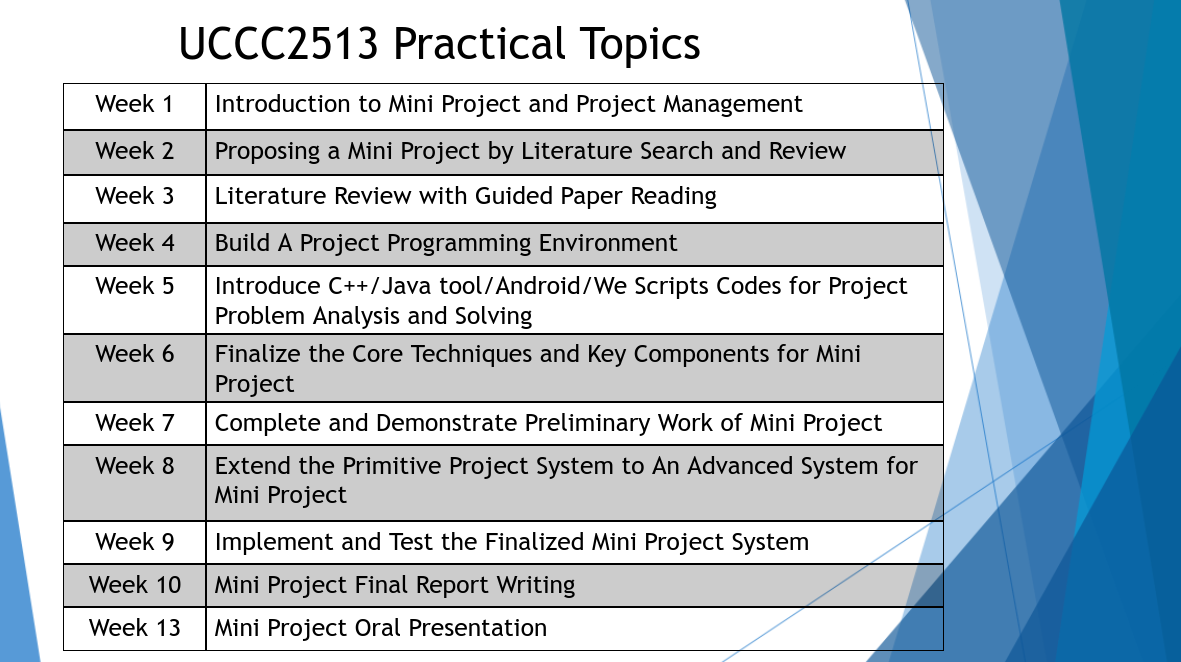
#> input picture sylybus.png, 1181 x 662 px
$ python -i 'Color Segmentation.py'   (imports and definitions only)
#> lines starting #> are read from the running program, lines starting #| are printed output that depends on the picture; after the words box and inside, x2 and y2 are one past the last pixel; in counts of white or black regions, pixels touching at a corner belong together
#> further down, picture is the input picture: shape (662, 1181, 3); mean B, G, R 205.6, 195.3, 180
#!/usr/bin/env python
# coding: utf-8

# #### This file is combination of red,blue and yellow segmentation functions to ease the import into shape detection

# In[ ]:


import cv2
import numpy as np
import matplotlib.pyplot as plt


# In[ ]:


# Function to load an image and convert it from BGR to RGB
# [5 lines left out: function load_image, not called in this run]

# Function to apply Gaussian Blur for noise reduction (using granular 3x3 kernel)
def apply_gaussian_blur(image, kernel_size=(3, 3)):
    return cv2.GaussianBlur(image, kernel_size, 0)

# Function to generate a normalized Red difference map using HSV color space
# [268 lines left out: functions get_red_diff_map, adaptive_color_threshold, clean_morphology, extract_and_mask, segment_red, remove_small_components and 3 more, not called in this run]


# In[ ]:


# Enhance dark images using CLAHE
def clean_dark_image(
    image,
    brightness_threshold=140,
    clahe_clip_limit=2.0,
    clahe_grid_size=(8, 8)
):
#> called with brightness_threshold = 140, clahe_clip_limit = 2, clahe_grid_size = (8, 8)
    cleaned_image = image.copy()

    hsv_image = cv2.cvtColor(cleaned_image, cv2.COLOR_BGR2HSV)
#> hsv_image: shape (662, 1181, 3); mean H, S, V 21.5, 36.4, 205.6
    h_channel, s_channel, v_channel = cv2.split(hsv_image)
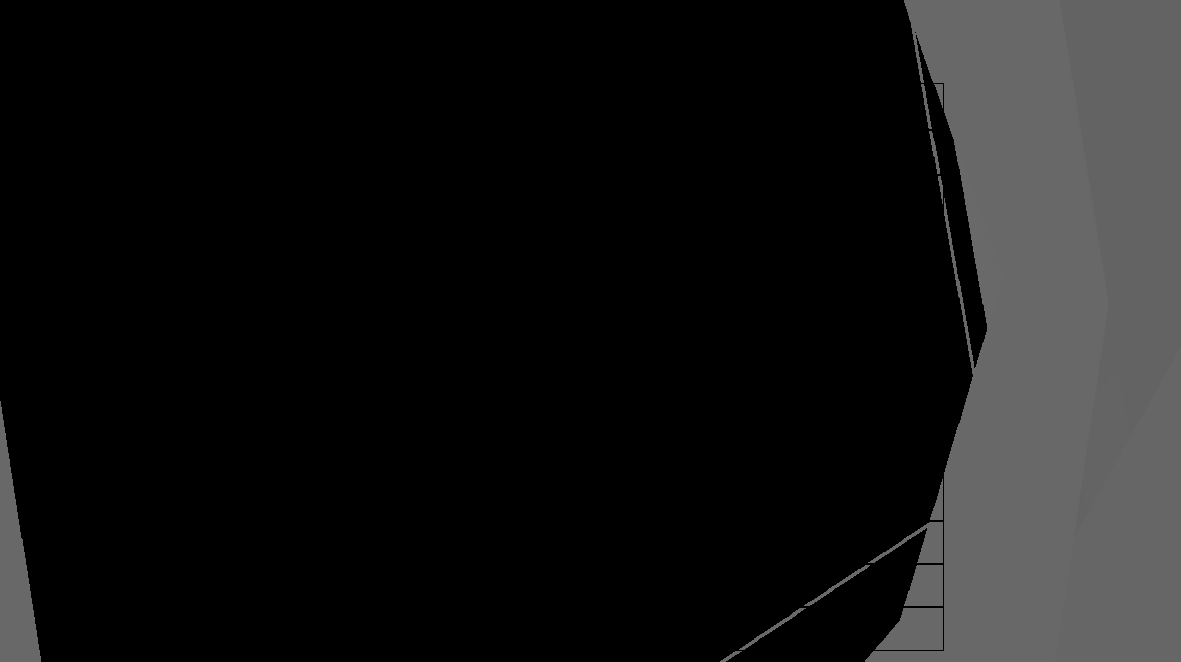
#> h_channel: shape (662, 1181); min 0, max 120, mean 21.5
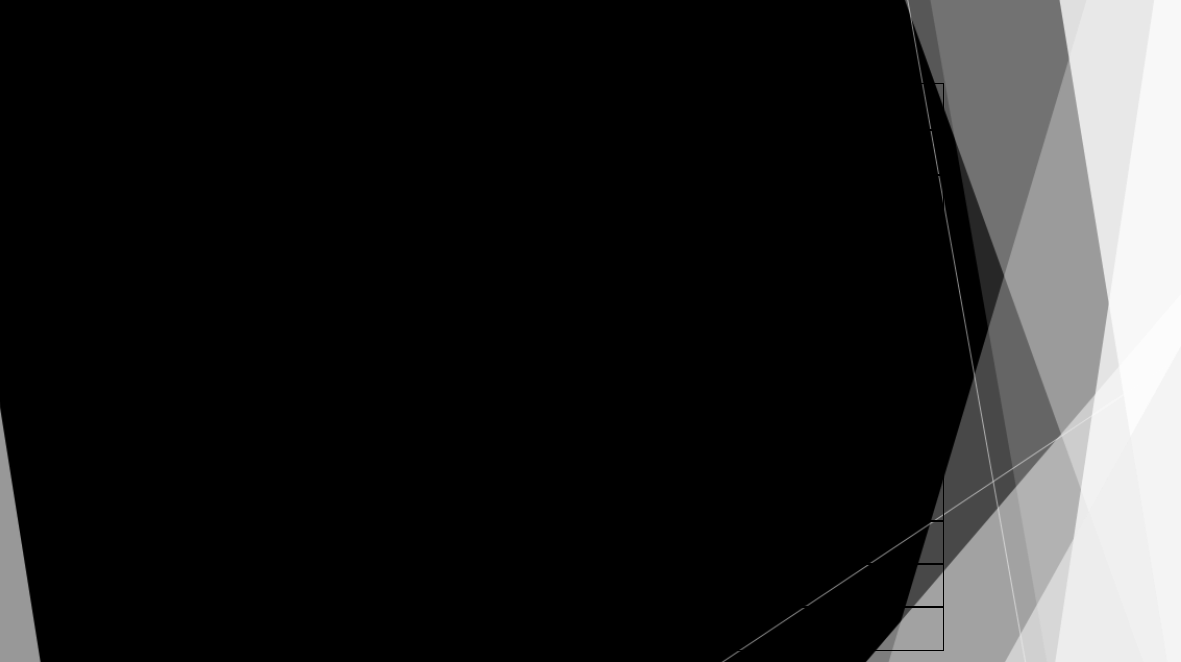
#> s_channel: shape (662, 1181); min 0, max 253, mean 36.4
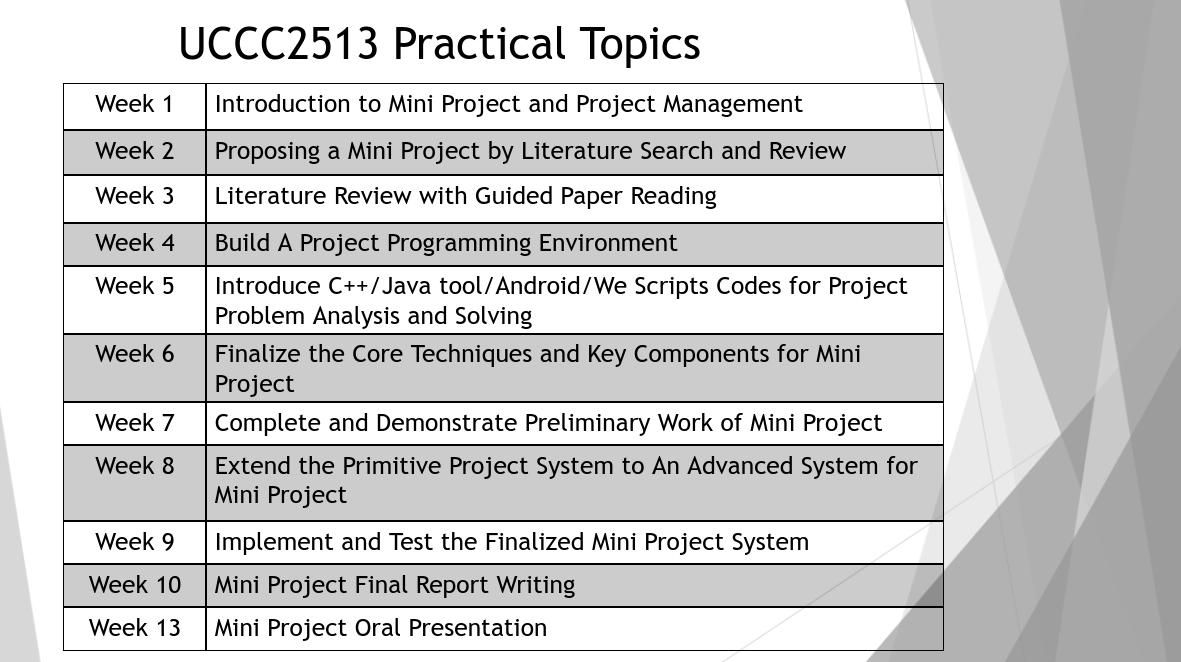
#> v_channel: shape (662, 1181); min 0, max 255, mean 205.6

    height, width = v_channel.shape
#> height = 662; width = 1181

    # Check the brightness near the image centre
    centre_region = v_channel[
        height // 4: 3 * height // 4,
        width // 4: 3 * width // 4
    ]
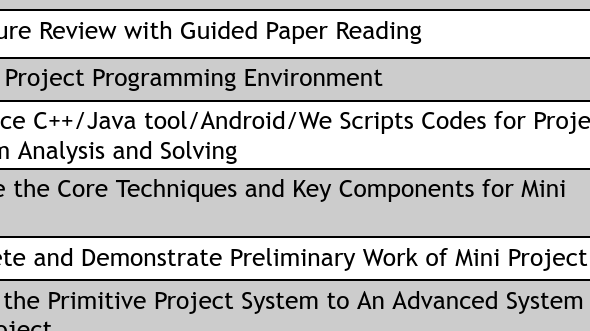
#> centre_region: shape (331, 590); min 0, max 255, mean 200.3

    mean_brightness = float(np.mean(centre_region))
#> mean_brightness = 200.3

    # Enhance dark images using CLAHE
    if mean_brightness < brightness_threshold:
        clahe = cv2.createCLAHE(
            clipLimit=clahe_clip_limit,
            tileGridSize=clahe_grid_size
        )

        enhanced_v = clahe.apply(v_channel)
        enhanced_hsv = cv2.merge(
            (h_channel, s_channel, enhanced_v)
        )

        cleaned_image = cv2.cvtColor(
            enhanced_hsv,
            cv2.COLOR_HSV2BGR
        )

    return cleaned_image


# Set a valid block size for adaptive thresholding
def get_valid_block_size(
    image,
    preferred_size=51
):
    block_size = min(
        preferred_size,
        min(image.shape[:2])
    )

    if block_size % 2 == 0:
        block_size -= 1

    if block_size < 3:
        raise ValueError(
            "The image is too small for adaptive thresholding."
        )

    return block_size


# Create the combined yellow mask
def create_combined_threshold(
    cleaned_image,
    lower_yellow=(5, 80, 30),
    upper_yellow=(40, 255, 255),
    adaptive_block_size=51,
    adaptive_c=7
):
#> called with lower_yellow = (5, 80, 30), upper_yellow = (40, 255, 255), adaptive_block_size = 51, adaptive_c = 7
    hsv_image = cv2.cvtColor(
        cleaned_image,
        cv2.COLOR_BGR2HSV
    )

    _, _, v_channel = cv2.split(hsv_image)

    lower_bound = np.array(
        lower_yellow,
        dtype=np.uint8
    )

    upper_bound = np.array(
        upper_yellow,
        dtype=np.uint8
    )

    # Extract yellow pixels using the HSV range
    yellow_mask = cv2.inRange(
        hsv_image,
        lower_bound,
        upper_bound
    )
#> yellow_mask: shape (662, 1181); every value is 0

    block_size = get_valid_block_size(
        v_channel,
        adaptive_block_size
    )
#> block_size = 51

    # Apply adaptive thresholding for uneven lighting
    adaptive_image = cv2.adaptiveThreshold(
        v_channel,
        255,
        cv2.ADAPTIVE_THRESH_GAUSSIAN_C,
        cv2.THRESH_BINARY,
        block_size,
        adaptive_c
    )
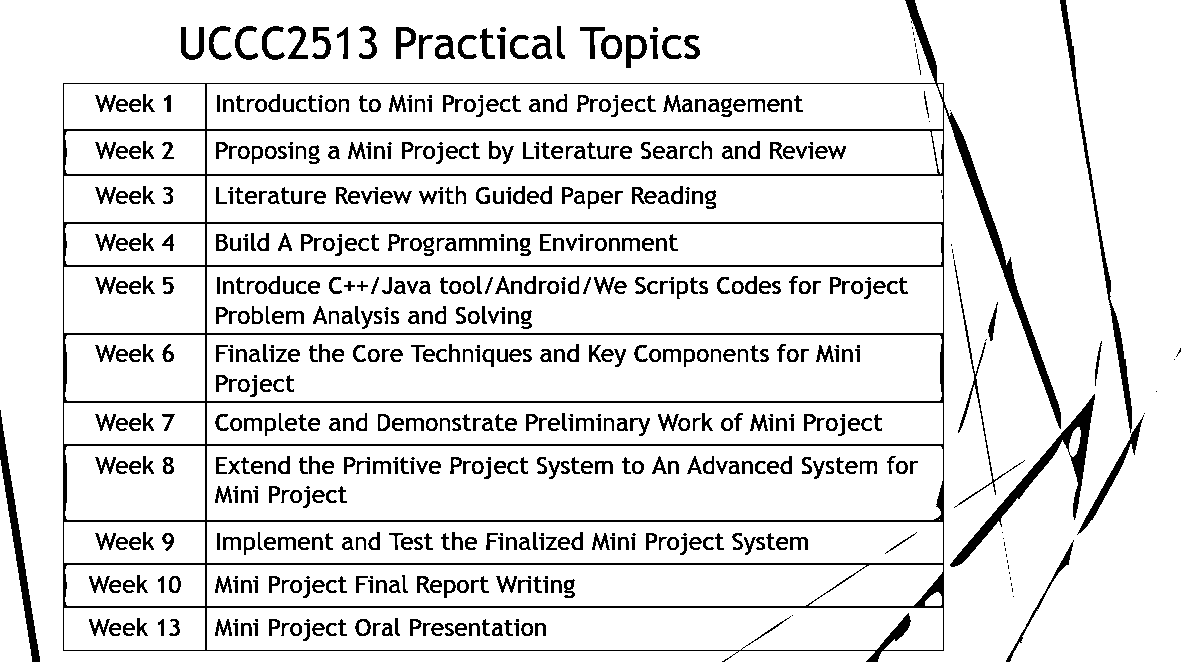
#> adaptive_image: shape (662, 1181); 88.8% white; 691 black regions (87 under 20 px), largest, box (x1, y1, x2, y2) and area: (63, 0, 1061, 662) 26933, (950, 394, 1095, 567) 2706, (1060, 0, 1132, 433) 1877

    # Combine the colour and threshold masks
    combined_threshold = cv2.bitwise_and(
        yellow_mask,
        adaptive_image
    )

    return combined_threshold


# Clean the mask using morphological closing
def apply_morphological_closing(
    combined_threshold,
    kernel_size=(3, 3),
    iterations=1
):
    kernel = cv2.getStructuringElement(
        cv2.MORPH_ELLIPSE,
        kernel_size
    )

    # Connect broken regions and fill small gaps
    morphological_image = cv2.morphologyEx(
        combined_threshold,
        cv2.MORPH_CLOSE,
        kernel,
        iterations=iterations
    )

    return morphological_image


# Select the best traffic-sign contour
def select_best_contour(
    morphological_image,
    min_area_ratio=0.005,
    max_area_ratio=0.75
):
#> called with min_area_ratio = 0.005, max_area_ratio = 0.75
    height, width = morphological_image.shape
#> height = 662; width = 1181
    image_area = height * width
#> image_area = 781822

    image_centre_x = width / 2
#> image_centre_x = 590.5
    image_centre_y = height / 2
#> image_centre_y = 331

    # Find the outer contours
    contours, _ = cv2.findContours(
        morphological_image.copy(),
        cv2.RETR_EXTERNAL,
        cv2.CHAIN_APPROX_SIMPLE
    )
#> contours = []

    best_contour = None
    best_score = -1

    for contour in contours:
        contour_area = cv2.contourArea(contour)

        # Remove contours that are too small or too large
        if not (
            image_area * min_area_ratio
            <= contour_area
            <= image_area * max_area_ratio
        ):
            continue

        moments = cv2.moments(contour)

        if moments["m00"] == 0:
            continue

        contour_centre_x = (
            moments["m10"] / moments["m00"]
        )

        contour_centre_y = (
            moments["m01"] / moments["m00"]
        )

        centre_distance = np.hypot(
            contour_centre_x - image_centre_x,
            contour_centre_y - image_centre_y
        )

        # Prefer a large contour near the image centre
        contour_score = (
            contour_area / (centre_distance + 1)
        )

        if contour_score > best_score:
            best_contour = contour
            best_score = contour_score
#> this loop made 0 passes
#> after the loop, best_score = -1

    return best_contour


# Reconstruct an incomplete outer contour
# [40 lines left out: function reconstruct_outer_contour, not called in this run]


# Create the contour and segmentation outputs
def create_contour_outputs(
    original_image,
    selected_contour
):
    # Create an image for displaying the green contour
    contour_only_image = np.zeros_like(
        original_image
    )

    # Create the filled contour mask
    contour_mask = np.zeros(
        original_image.shape[:2],
        dtype=np.uint8
    )

    # Return empty results if no contour is found
    if selected_contour is None:

        segmented_original = np.zeros_like(
            original_image
        )

        return (
            contour_only_image,
            contour_mask,
            segmented_original
        )

    # Reconstruct the outer boundary
    outer_contour = reconstruct_outer_contour(
        selected_contour
    )

    # Draw the detected contour
    cv2.drawContours(
        contour_only_image,
        [outer_contour],
        -1,
        (0, 255, 0),
        2
    )

    # Fill the detected contour
    cv2.drawContours(
        contour_mask,
        [outer_contour],
        -1,
        255,
        cv2.FILLED
    )

    # Extract the traffic-sign region
    segmented_original = cv2.bitwise_and(
        original_image,
        original_image,
        mask=contour_mask
    )

    return (
        contour_only_image,
        contour_mask,
        segmented_original
    )


# In[ ]:


def segment_yellow(img, debug=False):

    cleaned = clean_dark_image(img)

    threshold = create_combined_threshold(cleaned)

    morph = apply_morphological_closing(threshold)

    contour = select_best_contour(morph)

    _, contour_mask, _ = create_contour_outputs(
        img,
        contour
    )

    if debug:
        debug_images = {
            "filtered": cleaned,
            "threshold": threshold,
            "filled": contour_mask
        }
        return contour_mask, debug_images

    return contour_mask


# [33 lines of commented-out code are left out]

>>> import cv2
>>> picture = cv2.imread('../sylybus.png')
>>> result = segment_yellow(picture)

$ run again, on timeline.png
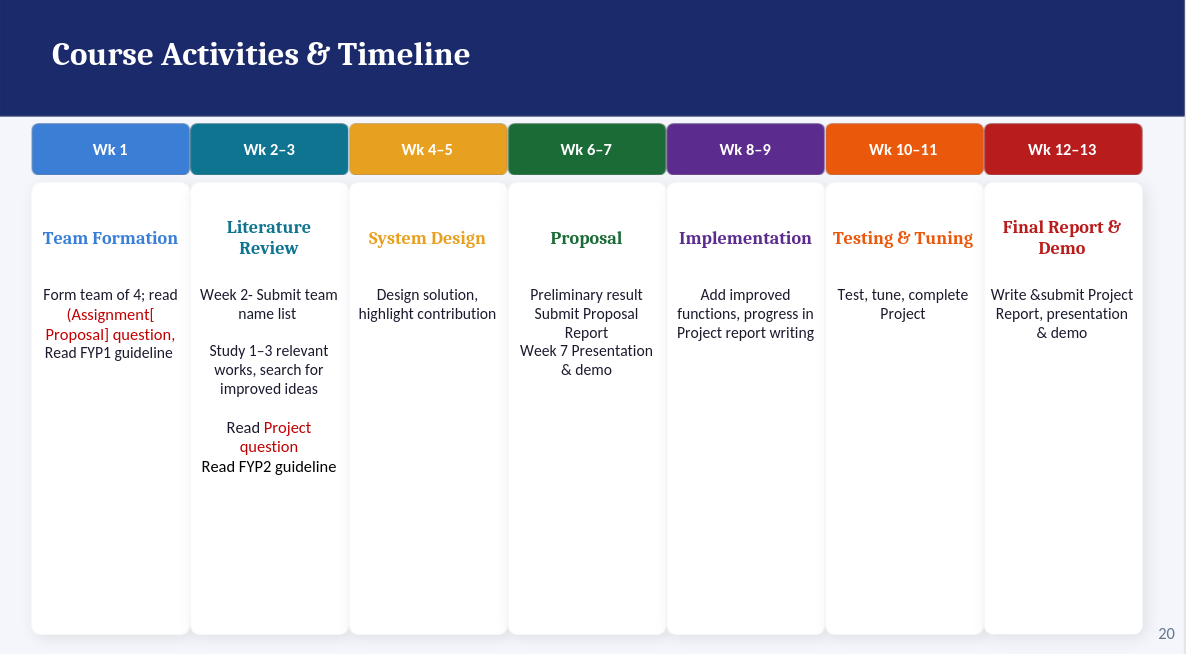
#> input picture timeline.png, 1186 x 654 px
#> picture is the input picture: shape (654, 1186, 3); mean B, G, R 213.2, 201.7, 201.1
#> hsv_image: shape (654, 1186, 3); mean H, S, V 39.3, 50.4, 220.3
#> mean_brightness = 246.2
#> in create_combined_threshold, `yellow_mask = cv2.inRange( hsv_image, lower_bound, upper_bound )`:
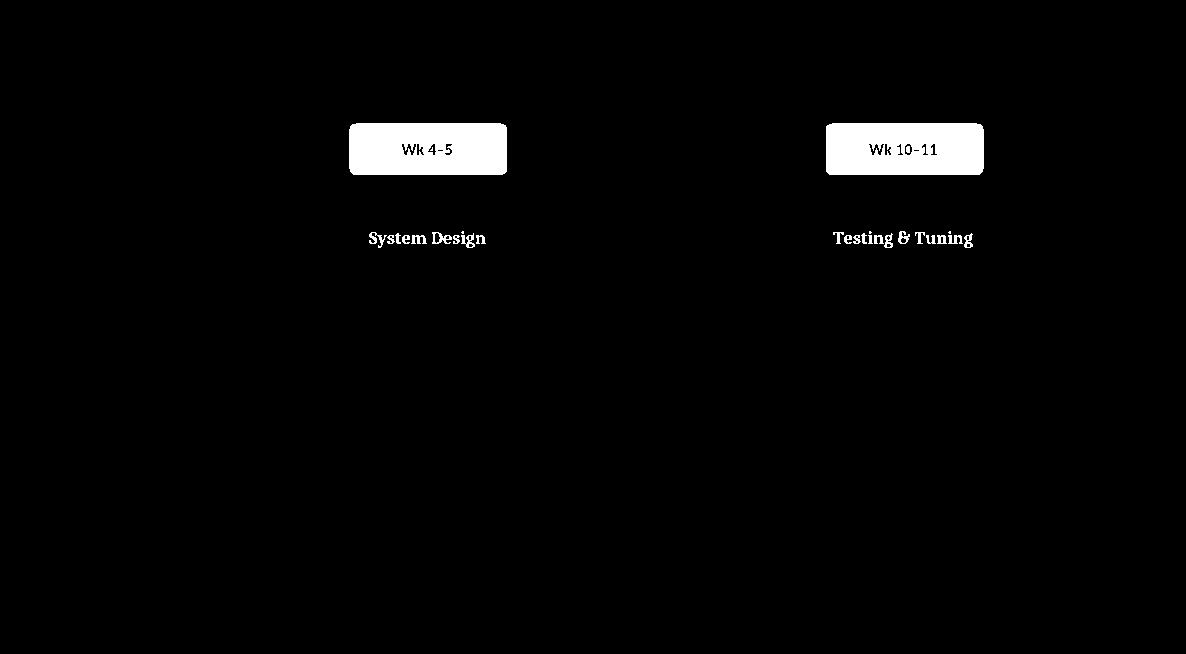
#> yellow_mask: shape (654, 1186); 2.2% white; 29 white regions (4 under 20 px), largest, box (x1, y1, x2, y2) and area: (349, 123, 507, 175) 7976, (826, 123, 984, 175) 7924, (432, 232, 452, 244) 116
#> in create_combined_threshold, `block_size = get_valid_block_size( v_channel, adaptive_block_size )`: block_size = 51
#> adaptive_image: shape (654, 1186); 89.7% white; 506 black regions (95 under 20 px), largest, box (x1, y1, x2, y2) and area: (0, 0, 1185, 117) 17355, (42, 32, 478, 77) 12656, (38, 190, 1147, 640) 6254
#> combined_threshold: shape (654, 1186); 2% white; 104 white regions (101 under 20 px), largest, box (x1, y1, x2, y2) and area: (826, 123, 983, 174) 7605, (349, 123, 507, 174) 7576, (906, 146, 910, 153) 26
#> morphological_image: shape (654, 1186); 2% white; 96 white regions (94 under 20 px)
#> contours = 96 contours, 94 with area under 20; largest, box (x1, y1, x2, y2) and area: (826, 123, 983, 174) 7652, (349, 123, 507, 174) 7569
#> the loop in select_best_contour, `for contour in contours:` made 96 passes
#> (contour_area, contour_centre_x, contour_centre_y, centre_distance, contour_score, best_score) on passes 95 to 96: (7652, 904, 148.4, 358.6, 21.28, 21.28), (7569, 427.6, 148, 243.7, 30.93, 30.93)
#> after the loop in select_best_contour, `for contour in contours:`: best_contour = contour of 31 points, box (x1, y1, x2, y2) (349, 123, 507, 174), area 7569; best_score = 30.93
#> in segment_yellow, `contour = select_best_contour(morph)`: contour has the same summary as best_contour in select_best_contour
#> in reconstruct_outer_contour, `contour_area = cv2.contourArea( selected_contour )`: contour_area = 7569
#> convex_hull = contour of 15 points, box (x1, y1, x2, y2) (349, 123, 507, 174), area 7824
#> hull_area = 7823.5
#> solidity = 0.967
#> outer_contour has the same summary as best_contour in select_best_contour
#> in create_contour_outputs, `cv2.drawContours( contour_mask, [outer_contour], -1, 255, cv2.FILLED )`:
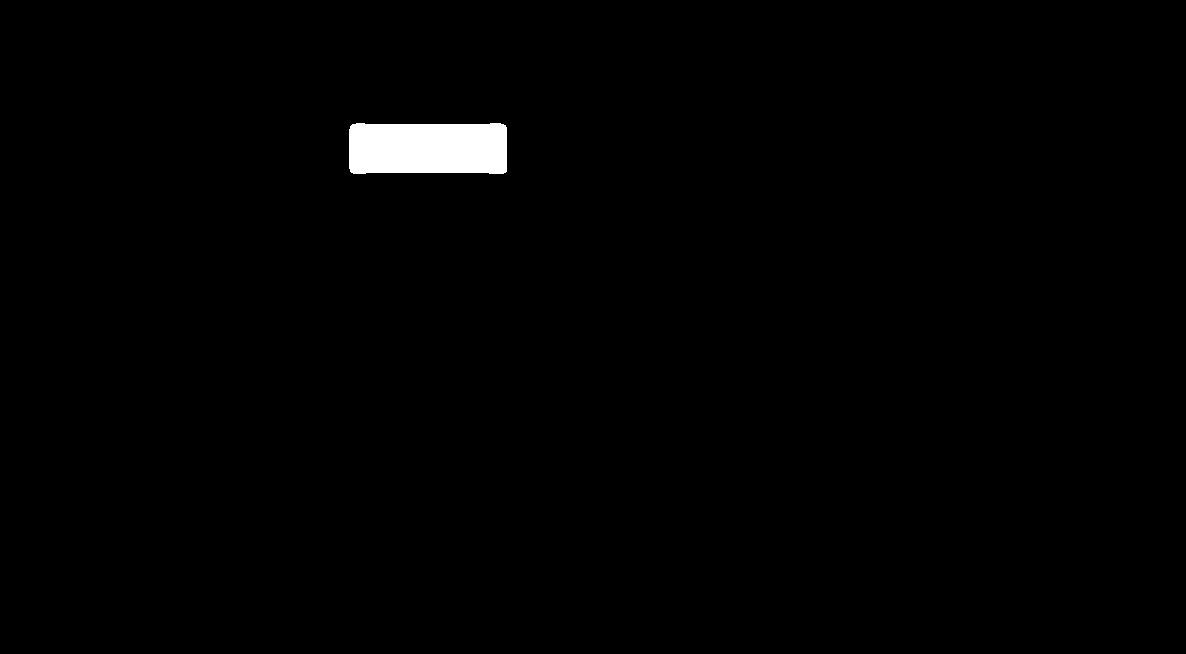
#> contour_mask: shape (654, 1186); 1% white; 1 white region, box (x1, y1, x2, y2) and area: (349, 123, 507, 174) 7771
